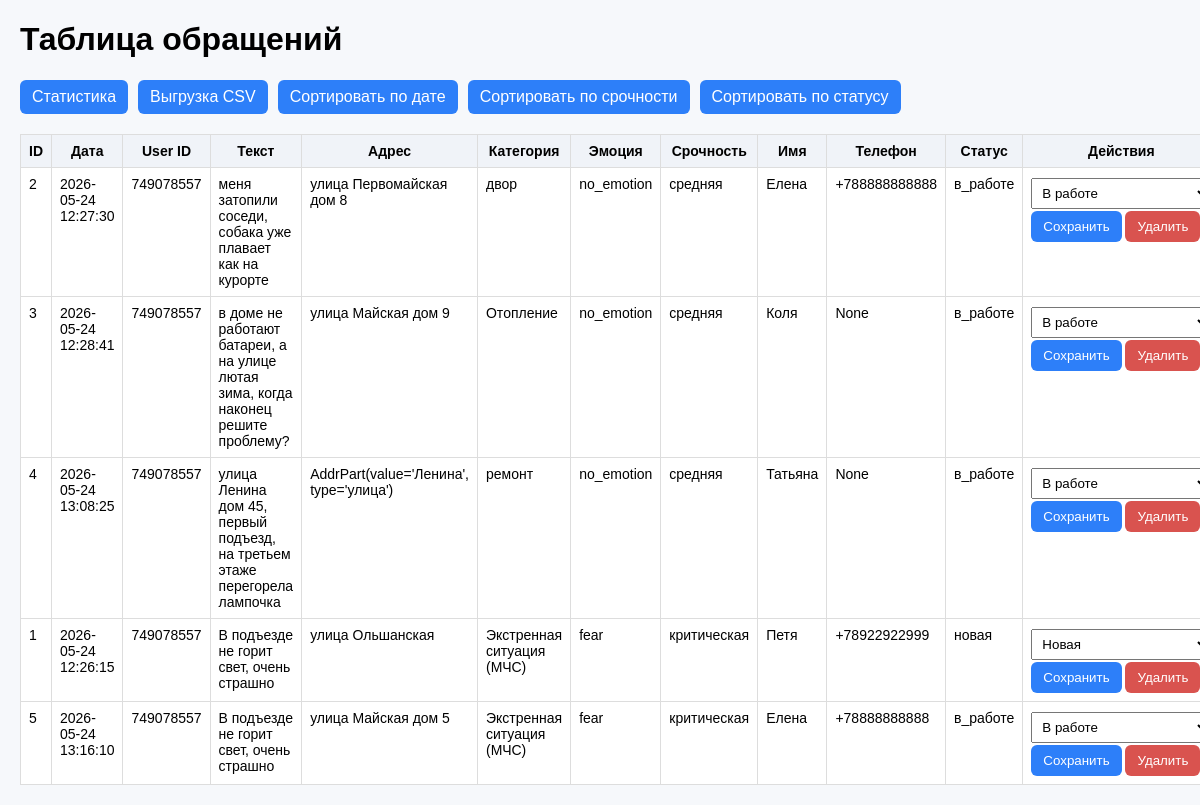
The app's page /requests?sort_by=urgency&order=desc with its own data.
### tables this page shows
CREATE TABLE complaints (
            id INTEGER PRIMARY KEY AUTOINCREMENT,
            timestamp TEXT NOT NULL,
            user_id INTEGER NOT NULL,
            text TEXT NOT NULL,
            address TEXT,
            category TEXT,
            emotion TEXT,
            urgency TEXT,
            name TEXT,
            phone TEXT,
            status TEXT NOT NULL DEFAULT 'новая'
        );

### flask_app/app.py (the view)
@app.route("/requests")
def requests_page():
    sort_by = request.args.get("sort_by", "timestamp")
    order = request.args.get("order", "desc")
    rows = get_all_requests(sort_by=sort_by, order=order)
    return render_template("request.html", rows=rows, sort_by=sort_by, order=order)

### flask_app/db_utils.py (called while the page is built)
def get_connection():
    conn = sqlite3.connect(DB_PATH)
    conn.row_factory = sqlite3.Row
    return conn

def get_all_requests(sort_by="timestamp", order="desc"):
    allowed_sort = {"timestamp", "urgency", "status"}
    if sort_by not in allowed_sort:
        sort_by = "timestamp"
    order = "ASC" if str(order).lower() == "asc" else "DESC"
    conn = get_connection()
    cur = conn.cursor()
    cur.execute(f"SELECT * FROM complaints ORDER BY {sort_by} {order}")
    rows = [dict(r) for r in cur.fetchall()]
    conn.close()
    return rows

### flask_app/templates/request.html (shortened to what this page needs)
<!doctype html>
<html lang="ru">
<head>
</head>
<body>
  <h1>Таблица обращений</h1>
  <div class="top">
    <a class="btn" href="/statistics">Статистика</a>
    <a class="btn" href="/csv">Выгрузка CSV</a>
    <a class="btn" href="/requests?sort_by=timestamp&order=desc">Сортировать по дате</a>
    <a class="btn" href="/requests?sort_by=urgency&order=desc">Сортировать по срочности</a>
    <a class="btn" href="/requests?sort_by=status&order=desc">Сортировать по статусу</a>
  </div>
  <table>
    <thead>
      <tr>
        <th>ID</th>
        <th>Дата</th>
        <th>User ID</th>
        <th>Текст</th>
        <th>Адрес</th>
        <th>Категория</th>
        <th>Эмоция</th>
        <th>Срочность</th>
        <th>Имя</th>
        <th>Телефон</th>
        <th>Статус</th>
        <th>Действия</th>
      </tr>
    </thead>
    <tbody>
    {% for row in rows %}
      <tr>
        <td>{{ row.id }}</td>
        <td>{{ row.timestamp }}</td>
        <td>{{ row.user_id }}</td>
        <td>{{ row.text }}</td>
        <td>{{ row.address }}</td>
        <td>{{ row.category }}</td>
        <td>{{ row.emotion }}</td>
        <td>{{ row.urgency }}</td>
        <td>{{ row.name }}</td>
        <td>{{ row.phone }}</td>
        <td>{{ row.status }}</td>
        <td class="cell-form">
          <form method="post" action="/requests/status/{{ row.id }}">
            <select name="status">
              <option value="новая" {% if row.status == 'новая' %}selected{% endif %}>Новая</option>
              <option value="в_работе" {% if row.status == 'в_работе' %}selected{% endif %}>В работе</option>
            </select>
            <button type="submit" class="btn">Сохранить</button>
          </form>
          <form method="post" action="/requests/delete/{{ row.id }}">
            <button type="submit" class="btn danger">Удалить</button>
          </form>
        </td>
      </tr>
    {% endfor %}
    </tbody>
  </table>
</body>
</html>

### flask_app/templates/request.html (style rules this page uses)
body { font-family: Arial, sans-serif; margin: 20px; background: #f6f8fb; }
table { width: 100%; border-collapse: collapse; background: #fff; }
th, td { border: 1px solid #ddd; padding: 8px; font-size: 14px; vertical-align: top; }
th { background: #f0f3f8; }
form { display: inline; }
.top { margin-bottom: 20px; display: flex; gap: 10px; align-items: center; flex-wrap: wrap; }
.btn { padding: 8px 12px; background: #2d7ff9; color: #fff; text-decoration: none; border-radius: 6px; border: none; cursor: pointer; }
.danger { background: #d9534f; }
select, input { padding: 6px; margin: 2px 0; width: 100%; box-sizing: border-box; }
.cell-form { min-width: 180px; }

### records on screen
complaints: id "2", timestamp "2026-05-24 12:27:30", user_id "749078557", text "меня затопили соседи, собака уже плавает как на курорте", address "улица Первомайская дом 8", category "двор", emotion "no_emotion", urgency "средняя", name "Елена", phone "+788888888888", status "в_работе", status "В работе"
complaints: id "3", timestamp "2026-05-24 12:28:41", user_id "749078557", text "в доме не работают батареи, а на улице лютая зима, когда наконец решите проблему?", address "улица Майская дом 9", category "Отопление", emotion "no_emotion", urgency "средняя", name "Коля", phone "None", status "в_работе", status "В работе"
complaints: id "4", timestamp "2026-05-24 13:08:25", user_id "749078557", text "улица Ленина дом 45, первый подъезд, на третьем этаже перегорела лампочка", address "AddrPart(value='Ленина', type='улица')", category "ремонт", emotion "no_emotion", urgency "средняя", name "Татьяна", phone "None", status "в_работе", status "В работе"
complaints: id "1", timestamp "2026-05-24 12:26:15", user_id "749078557", text "В подъезде не горит свет, очень страшно", address "улица Ольшанская", category "Экстренная ситуация (МЧС)", emotion "fear", urgency "критическая", name "Петя", phone "+78922922999", status "новая", status "Новая"
complaints: id "5", timestamp "2026-05-24 13:16:10", user_id "749078557", text "В подъезде не горит свет, очень страшно", address "улица Майская дом 5", category "Экстренная ситуация (МЧС)", emotion "fear", urgency "критическая", name "Елена", phone "+78888888888", status "в_работе", status "В работе"
